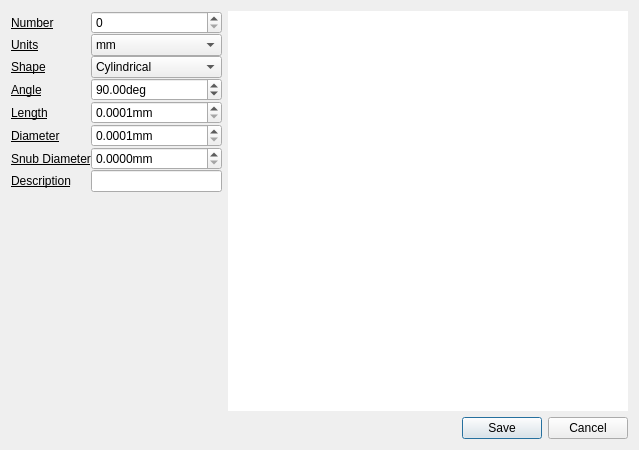
<?xml version="1.0" encoding="UTF-8"?>
<ui version="4.0">
 <class>ToolDialog</class>
 <widget class="QDialog" name="ToolDialog">
  <property name="geometry">
   <rect>
    <x>0</x>
    <y>0</y>
    <width>639</width>
    <height>449</height>
   </rect>
  </property>
  <property name="windowTitle">
   <string>Tool Editor</string>
  </property>
  <property name="modal">
   <bool>true</bool>
  </property>
  <layout class="QVBoxLayout" name="verticalLayout_2">
   <item>
    <layout class="QHBoxLayout" name="horizontalLayout">
     <property name="spacing">
      <number>6</number>
     </property>
     <item>
      <layout class="QVBoxLayout" name="verticalLayout">
       <property name="spacing">
        <number>0</number>
       </property>
       <item>
        <layout class="QGridLayout" name="gridLayout">
         <item row="0" column="0">
          <widget class="QLabel" name="label_45">
           <property name="font">
            <font>
             <underline>true</underline>
            </font>
           </property>
           <property name="text">
            <string>Number</string>
           </property>
          </widget>
         </item>
         <item row="0" column="1">
          <widget class="QSpinBox" name="numberSpinBox">
           <property name="minimum">
            <number>0</number>
           </property>
           <property name="maximum">
            <number>999</number>
           </property>
          </widget>
         </item>
         <item row="1" column="0">
          <widget class="QLabel" name="label_49">
           <property name="font">
            <font>
             <underline>true</underline>
            </font>
           </property>
           <property name="text">
            <string>Units</string>
           </property>
          </widget>
         </item>
         <item row="1" column="1">
          <widget class="QComboBox" name="unitsComboBox">
           <item>
            <property name="text">
             <string>mm</string>
            </property>
           </item>
           <item>
            <property name="text">
             <string>inch</string>
            </property>
           </item>
          </widget>
         </item>
         <item row="2" column="0">
          <widget class="QLabel" name="label_46">
           <property name="font">
            <font>
             <underline>true</underline>
            </font>
           </property>
           <property name="text">
            <string>Shape</string>
           </property>
           <property name="buddy">
            <cstring>shapeComboBox</cstring>
           </property>
          </widget>
         </item>
         <item row="2" column="1">
          <widget class="QComboBox" name="shapeComboBox">
           <item>
            <property name="text">
             <string>Cylindrical</string>
            </property>
           </item>
           <item>
            <property name="text">
             <string>Conical</string>
            </property>
           </item>
           <item>
            <property name="text">
             <string>Ballnose</string>
            </property>
           </item>
           <item>
            <property name="text">
             <string>Spheroid</string>
            </property>
           </item>
           <item>
            <property name="text">
             <string>Snubnose</string>
            </property>
           </item>
          </widget>
         </item>
         <item row="3" column="0">
          <widget class="QLabel" name="angleLabel">
           <property name="font">
            <font>
             <underline>true</underline>
            </font>
           </property>
           <property name="text">
            <string>Angle</string>
           </property>
           <property name="buddy">
            <cstring>lengthDoubleSpinBox</cstring>
           </property>
          </widget>
         </item>
         <item row="3" column="1">
          <widget class="QDoubleSpinBox" name="angleDoubleSpinBox">
           <property name="suffix">
            <string>deg</string>
           </property>
           <property name="decimals">
            <number>2</number>
           </property>
           <property name="minimum">
            <double>0.010000000000000</double>
           </property>
           <property name="maximum">
            <double>180.000000000000000</double>
           </property>
           <property name="value">
            <double>90.000000000000000</double>
           </property>
          </widget>
         </item>
         <item row="4" column="0">
          <widget class="QLabel" name="label_47">
           <property name="font">
            <font>
             <underline>true</underline>
            </font>
           </property>
           <property name="text">
            <string>Length</string>
           </property>
           <property name="buddy">
            <cstring>lengthDoubleSpinBox</cstring>
           </property>
          </widget>
         </item>
         <item row="4" column="1">
          <widget class="QDoubleSpinBox" name="lengthDoubleSpinBox">
           <property name="suffix">
            <string>mm</string>
           </property>
           <property name="decimals">
            <number>4</number>
           </property>
           <property name="minimum">
            <double>0.000100000000000</double>
           </property>
           <property name="maximum">
            <double>10000.000000000000000</double>
           </property>
          </widget>
         </item>
         <item row="5" column="0">
          <widget class="QLabel" name="label_48">
           <property name="font">
            <font>
             <underline>true</underline>
            </font>
           </property>
           <property name="text">
            <string>Diameter</string>
           </property>
           <property name="buddy">
            <cstring>diameterDoubleSpinBox</cstring>
           </property>
          </widget>
         </item>
         <item row="5" column="1">
          <widget class="QDoubleSpinBox" name="diameterDoubleSpinBox">
           <property name="suffix">
            <string>mm</string>
           </property>
           <property name="decimals">
            <number>4</number>
           </property>
           <property name="minimum">
            <double>0.000100000000000</double>
           </property>
           <property name="maximum">
            <double>10000.000000000000000</double>
           </property>
          </widget>
         </item>
         <item row="6" column="0">
          <widget class="QLabel" name="snubDiameterLabel">
           <property name="font">
            <font>
             <underline>true</underline>
            </font>
           </property>
           <property name="text">
            <string>Snub Diameter</string>
           </property>
           <property name="buddy">
            <cstring>snubDiameterDoubleSpinBox</cstring>
           </property>
          </widget>
         </item>
         <item row="6" column="1">
          <widget class="QDoubleSpinBox" name="snubDiameterDoubleSpinBox">
           <property name="suffix">
            <string>mm</string>
           </property>
           <property name="decimals">
            <number>4</number>
           </property>
           <property name="minimum">
            <double>0.000000000000000</double>
           </property>
           <property name="maximum">
            <double>10000.000000000000000</double>
           </property>
          </widget>
         </item>
         <item row="7" column="0">
          <widget class="QLabel" name="label_50">
           <property name="font">
            <font>
             <underline>true</underline>
            </font>
           </property>
           <property name="text">
            <string>Description</string>
           </property>
           <property name="buddy">
            <cstring>descriptionLineEdit</cstring>
           </property>
          </widget>
         </item>
         <item row="7" column="1">
          <widget class="QLineEdit" name="descriptionLineEdit"/>
         </item>
        </layout>
       </item>
       <item>
        <spacer name="verticalSpacer_3">
         <property name="orientation">
          <enum>Qt::Vertical</enum>
         </property>
         <property name="sizeHint" stdset="0">
          <size>
           <width>20</width>
           <height>40</height>
          </size>
         </property>
        </spacer>
       </item>
      </layout>
     </item>
     <item>
      <widget class="QGraphicsView" name="toolView">
       <property name="minimumSize">
        <size>
         <width>400</width>
         <height>400</height>
        </size>
       </property>
       <property name="frameShape">
        <enum>QFrame::NoFrame</enum>
       </property>
       <property name="verticalScrollBarPolicy">
        <enum>Qt::ScrollBarAlwaysOff</enum>
       </property>
       <property name="horizontalScrollBarPolicy">
        <enum>Qt::ScrollBarAlwaysOff</enum>
       </property>
      </widget>
     </item>
    </layout>
   </item>
   <item>
    <widget class="QDialogButtonBox" name="buttonBox">
     <property name="orientation">
      <enum>Qt::Horizontal</enum>
     </property>
     <property name="standardButtons">
      <set>QDialogButtonBox::Cancel|QDialogButtonBox::Save</set>
     </property>
    </widget>
   </item>
  </layout>
 </widget>
 <resources/>
 <connections>
  <connection>
   <sender>buttonBox</sender>
   <signal>accepted()</signal>
   <receiver>ToolDialog</receiver>
   <slot>accept()</slot>
   <hints>
    <hint type="sourcelabel">
     <x>248</x>
     <y>254</y>
    </hint>
    <hint type="destinationlabel">
     <x>157</x>
     <y>274</y>
    </hint>
   </hints>
  </connection>
  <connection>
   <sender>buttonBox</sender>
   <signal>rejected()</signal>
   <receiver>ToolDialog</receiver>
   <slot>reject()</slot>
   <hints>
    <hint type="sourcelabel">
     <x>316</x>
     <y>260</y>
    </hint>
    <hint type="destinationlabel">
     <x>286</x>
     <y>274</y>
    </hint>
   </hints>
  </connection>
 </connections>
</ui>
